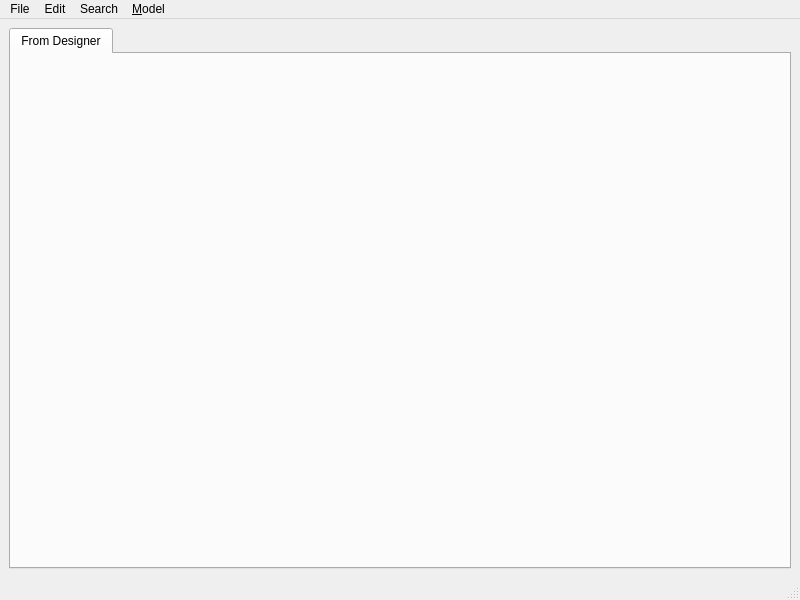
<ui version="4.0" >
 <class>Browser</class>
 <widget class="QMainWindow" name="Browser" >
  <property name="windowModality" >
   <enum>Qt::ApplicationModal</enum>
  </property>
  <property name="geometry" >
   <rect>
    <x>0</x>
    <y>0</y>
    <width>800</width>
    <height>600</height>
   </rect>
  </property>
  <property name="windowTitle" >
   <string comment="Database editor" >Database</string>
  </property>
  <property name="windowIcon" >
   <iconset/>
  </property>
  <widget class="QWidget" name="mainWidget" >
   <layout class="QVBoxLayout" >
    <item>
     <widget class="QTabWidget" name="tables_tab" >
      <property name="windowModality" >
       <enum>Qt::NonModal</enum>
      </property>
      <property name="contextMenuPolicy" >
       <enum>Qt::ActionsContextMenu</enum>
      </property>
      <property name="tabShape" >
       <enum>QTabWidget::Rounded</enum>
      </property>
      <widget class="QWidget" name="dummy_tab" >
       <attribute name="title" >
        <string>From Designer</string>
       </attribute>
      </widget>
     </widget>
    </item>
   </layout>
  </widget>
  <widget class="QStatusBar" name="statusbar" />
  <widget class="QMenuBar" name="menubar" >
   <property name="geometry" >
    <rect>
     <x>0</x>
     <y>0</y>
     <width>800</width>
     <height>28</height>
    </rect>
   </property>
   <widget class="QMenu" name="menuFile" >
    <property name="title" >
     <string>File</string>
    </property>
    <addaction name="actionOpen" />
    <addaction name="actionClose" />
    <addaction name="actionRecent" />
   </widget>
   <widget class="QMenu" name="menuEdit" >
    <property name="title" >
     <string>Edit</string>
    </property>
    <addaction name="actionCut" />
    <addaction name="actionCopy" />
    <addaction name="actionPaste" />
    <addaction name="actionDump" />
   </widget>
   <widget class="QMenu" name="menuSearch" >
    <property name="title" >
     <string>Search</string>
    </property>
    <addaction name="actionFilter" />
    <addaction name="actionSearch" />
   </widget>
   <widget class="QMenu" name="menuModel" >
    <property name="title" >
     <string>&amp;Model</string>
    </property>
    <addaction name="action_reload" />
   </widget>
   <addaction name="menuFile" />
   <addaction name="menuEdit" />
   <addaction name="menuSearch" />
   <addaction name="menuModel" />
  </widget>
  <action name="actionOpen" >
   <property name="text" >
    <string>Open</string>
   </property>
  </action>
  <action name="actionClose" >
   <property name="text" >
    <string>Close</string>
   </property>
  </action>
  <action name="actionRecent" >
   <property name="text" >
    <string>Recent</string>
   </property>
  </action>
  <action name="actionCut" >
   <property name="text" >
    <string>Cut</string>
   </property>
  </action>
  <action name="actionCopy" >
   <property name="text" >
    <string>Copy</string>
   </property>
  </action>
  <action name="actionPaste" >
   <property name="text" >
    <string>Paste</string>
   </property>
  </action>
  <action name="actionFilter" >
   <property name="text" >
    <string>Filter</string>
   </property>
  </action>
  <action name="actionSearch" >
   <property name="text" >
    <string>Search</string>
   </property>
  </action>
  <action name="actionDump" >
   <property name="text" >
    <string>Dump</string>
   </property>
   <property name="shortcut" >
    <string>Ctrl+D</string>
   </property>
  </action>
  <action name="action_reload" >
   <property name="text" >
    <string>&amp;Reload</string>
   </property>
   <property name="shortcut" >
    <string>Ctrl+R</string>
   </property>
   <property name="iconText" >
    <string>Reload current model</string>
   </property>
   <property name="toolTip" >
    <string>Reload code for current model. For development.</string>
   </property>
  </action>
 </widget>
 <resources/>
 <connections/>
</ui>
